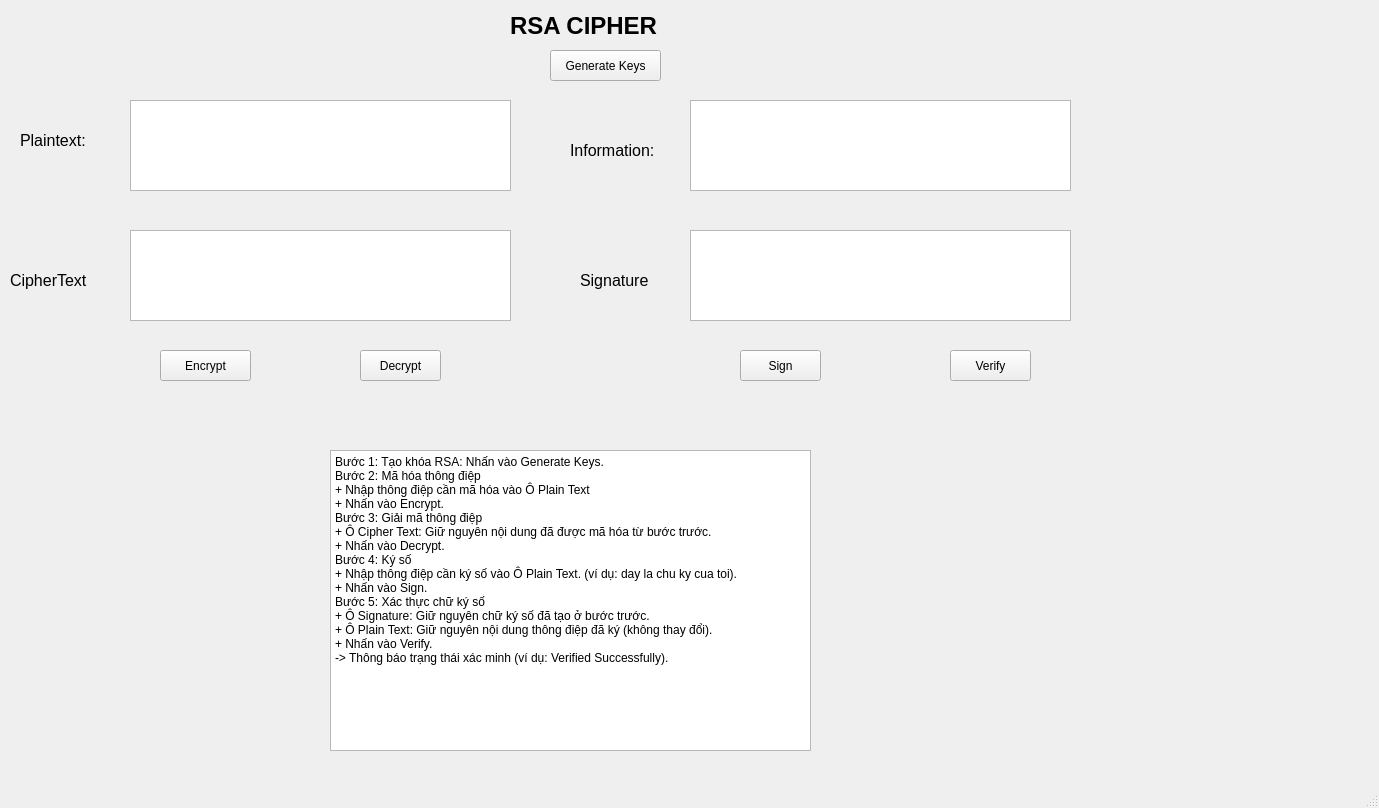
<?xml version="1.0" encoding="UTF-8"?>
<ui version="4.0">
 <class>MainWindow</class>
 <widget class="QMainWindow" name="MainWindow">
  <property name="geometry">
   <rect>
    <x>0</x>
    <y>0</y>
    <width>1379</width>
    <height>808</height>
   </rect>
  </property>
  <property name="windowTitle">
   <string>MainWindow</string>
  </property>
  <widget class="QWidget" name="centralwidget">
   <widget class="QPushButton" name="btn_encrypt">
    <property name="geometry">
     <rect>
      <x>160</x>
      <y>350</y>
      <width>91</width>
      <height>31</height>
     </rect>
    </property>
    <property name="text">
     <string>Encrypt</string>
    </property>
   </widget>
   <widget class="QLabel" name="label_2">
    <property name="geometry">
     <rect>
      <x>20</x>
      <y>120</y>
      <width>91</width>
      <height>41</height>
     </rect>
    </property>
    <property name="font">
     <font>
      <pointsize>12</pointsize>
     </font>
    </property>
    <property name="text">
     <string>Plaintext:</string>
    </property>
   </widget>
   <widget class="QPushButton" name="btn_decrypt">
    <property name="geometry">
     <rect>
      <x>360</x>
      <y>350</y>
      <width>81</width>
      <height>31</height>
     </rect>
    </property>
    <property name="text">
     <string>Decrypt</string>
    </property>
   </widget>
   <widget class="QLabel" name="label">
    <property name="geometry">
     <rect>
      <x>510</x>
      <y>10</y>
      <width>261</width>
      <height>31</height>
     </rect>
    </property>
    <property name="font">
     <font>
      <pointsize>18</pointsize>
      <weight>75</weight>
      <bold>true</bold>
     </font>
    </property>
    <property name="text">
     <string>RSA CIPHER</string>
    </property>
   </widget>
   <widget class="QPlainTextEdit" name="txt_plain_text">
    <property name="geometry">
     <rect>
      <x>130</x>
      <y>100</y>
      <width>381</width>
      <height>91</height>
     </rect>
    </property>
   </widget>
   <widget class="QPlainTextEdit" name="txt_cipher_text">
    <property name="geometry">
     <rect>
      <x>130</x>
      <y>230</y>
      <width>381</width>
      <height>91</height>
     </rect>
    </property>
   </widget>
   <widget class="QLabel" name="label_4">
    <property name="geometry">
     <rect>
      <x>10</x>
      <y>260</y>
      <width>121</width>
      <height>41</height>
     </rect>
    </property>
    <property name="font">
     <font>
      <pointsize>12</pointsize>
     </font>
    </property>
    <property name="text">
     <string>CipherText</string>
    </property>
   </widget>
   <widget class="QPushButton" name="btn_gen_keys">
    <property name="geometry">
     <rect>
      <x>550</x>
      <y>50</y>
      <width>111</width>
      <height>31</height>
     </rect>
    </property>
    <property name="text">
     <string>Generate Keys</string>
    </property>
   </widget>
   <widget class="QPushButton" name="btn_sign">
    <property name="geometry">
     <rect>
      <x>740</x>
      <y>350</y>
      <width>81</width>
      <height>31</height>
     </rect>
    </property>
    <property name="text">
     <string>Sign</string>
    </property>
   </widget>
   <widget class="QPushButton" name="btn_verify">
    <property name="geometry">
     <rect>
      <x>950</x>
      <y>350</y>
      <width>81</width>
      <height>31</height>
     </rect>
    </property>
    <property name="text">
     <string>Verify</string>
    </property>
   </widget>
   <widget class="QPlainTextEdit" name="txt_sign">
    <property name="geometry">
     <rect>
      <x>690</x>
      <y>230</y>
      <width>381</width>
      <height>91</height>
     </rect>
    </property>
   </widget>
   <widget class="QLabel" name="label_5">
    <property name="geometry">
     <rect>
      <x>580</x>
      <y>260</y>
      <width>141</width>
      <height>41</height>
     </rect>
    </property>
    <property name="font">
     <font>
      <pointsize>12</pointsize>
     </font>
    </property>
    <property name="text">
     <string>Signature</string>
    </property>
   </widget>
   <widget class="QLabel" name="label_3">
    <property name="geometry">
     <rect>
      <x>570</x>
      <y>130</y>
      <width>121</width>
      <height>41</height>
     </rect>
    </property>
    <property name="font">
     <font>
      <pointsize>12</pointsize>
     </font>
    </property>
    <property name="text">
     <string>Information:</string>
    </property>
   </widget>
   <widget class="QPlainTextEdit" name="txt_info">
    <property name="geometry">
     <rect>
      <x>690</x>
      <y>100</y>
      <width>381</width>
      <height>91</height>
     </rect>
    </property>
   </widget>
   <widget class="QPlainTextEdit" name="plainTextEdit">
    <property name="geometry">
     <rect>
      <x>330</x>
      <y>450</y>
      <width>481</width>
      <height>301</height>
     </rect>
    </property>
    <property name="plainText">
     <string>Bước 1: Tạo khóa RSA: Nhấn vào Generate Keys.
Bước 2: Mã hóa thông điệp
+ Nhập thông điệp cần mã hóa vào Ô Plain Text
+ Nhấn vào Encrypt.
Bước 3: Giải mã thông điệp
+ Ô Cipher Text: Giữ nguyên nội dung đã được mã hóa từ bước trước.
+ Nhấn vào Decrypt.
Bước 4: Ký số
+ Nhập thông điệp cần ký số vào Ô Plain Text. (ví dụ: day la chu ky cua toi).
+ Nhấn vào Sign.
Bước 5: Xác thực chữ ký số
+ Ô Signature: Giữ nguyên chữ ký số đã tạo ở bước trước.
+ Ô Plain Text: Giữ nguyên nội dung thông điệp đã ký (không thay đổi).
+ Nhấn vào Verify.
-&gt; Thông báo trạng thái xác minh (ví dụ: Verified Successfully).</string>
    </property>
   </widget>
  </widget>
  <widget class="QMenuBar" name="menubar">
   <property name="geometry">
    <rect>
     <x>0</x>
     <y>0</y>
     <width>1379</width>
     <height>26</height>
    </rect>
   </property>
  </widget>
  <widget class="QStatusBar" name="statusbar"/>
 </widget>
 <resources/>
 <connections/>
</ui>
